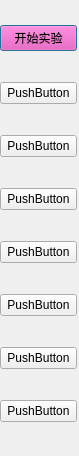
<?xml version="1.0" encoding="UTF-8"?>
<ui version="4.0">
 <class>TestDialog</class>
 <widget class="QDialog" name="TestDialog">
  <property name="geometry">
   <rect>
    <x>0</x>
    <y>0</y>
    <width>79</width>
    <height>456</height>
   </rect>
  </property>
  <property name="windowTitle">
   <string>Dialog</string>
  </property>
  <property name="whatsThis">
   <string>这是点击测试按键显示的二级选择菜单。
</string>
  </property>
  <widget class="QWidget" name="layoutWidget">
   <property name="geometry">
    <rect>
     <x>0</x>
     <y>0</y>
     <width>77</width>
     <height>451</height>
    </rect>
   </property>
   <layout class="QVBoxLayout" name="verticalLayout">
    <item>
     <widget class="ImageButton" name="pushButton">
      <property name="palette">
       <palette>
        <active>
         <colorrole role="WindowText">
          <brush brushstyle="SolidPattern">
           <color alpha="255">
            <red>0</red>
            <green>0</green>
            <blue>0</blue>
           </color>
          </brush>
         </colorrole>
         <colorrole role="Button">
          <brush brushstyle="SolidPattern">
           <color alpha="255">
            <red>240</red>
            <green>56</green>
            <blue>170</blue>
           </color>
          </brush>
         </colorrole>
         <colorrole role="Light">
          <brush brushstyle="SolidPattern">
           <color alpha="255">
            <red>255</red>
            <green>165</green>
            <blue>221</blue>
           </color>
          </brush>
         </colorrole>
         <colorrole role="Midlight">
          <brush brushstyle="SolidPattern">
           <color alpha="255">
            <red>247</red>
            <green>110</green>
            <blue>195</blue>
           </color>
          </brush>
         </colorrole>
         <colorrole role="Dark">
          <brush brushstyle="SolidPattern">
           <color alpha="255">
            <red>120</red>
            <green>28</green>
            <blue>85</blue>
           </color>
          </brush>
         </colorrole>
         <colorrole role="Mid">
          <brush brushstyle="SolidPattern">
           <color alpha="255">
            <red>160</red>
            <green>37</green>
            <blue>113</blue>
           </color>
          </brush>
         </colorrole>
         <colorrole role="Text">
          <brush brushstyle="SolidPattern">
           <color alpha="255">
            <red>0</red>
            <green>0</green>
            <blue>0</blue>
           </color>
          </brush>
         </colorrole>
         <colorrole role="BrightText">
          <brush brushstyle="SolidPattern">
           <color alpha="255">
            <red>255</red>
            <green>255</green>
            <blue>255</blue>
           </color>
          </brush>
         </colorrole>
         <colorrole role="ButtonText">
          <brush brushstyle="SolidPattern">
           <color alpha="255">
            <red>0</red>
            <green>0</green>
            <blue>0</blue>
           </color>
          </brush>
         </colorrole>
         <colorrole role="Base">
          <brush brushstyle="SolidPattern">
           <color alpha="255">
            <red>255</red>
            <green>255</green>
            <blue>255</blue>
           </color>
          </brush>
         </colorrole>
         <colorrole role="Window">
          <brush brushstyle="SolidPattern">
           <color alpha="255">
            <red>240</red>
            <green>56</green>
            <blue>170</blue>
           </color>
          </brush>
         </colorrole>
         <colorrole role="Shadow">
          <brush brushstyle="SolidPattern">
           <color alpha="255">
            <red>0</red>
            <green>0</green>
            <blue>0</blue>
           </color>
          </brush>
         </colorrole>
         <colorrole role="AlternateBase">
          <brush brushstyle="SolidPattern">
           <color alpha="255">
            <red>203</red>
            <green>174</green>
            <blue>247</blue>
           </color>
          </brush>
         </colorrole>
         <colorrole role="ToolTipBase">
          <brush brushstyle="SolidPattern">
           <color alpha="255">
            <red>255</red>
            <green>255</green>
            <blue>220</blue>
           </color>
          </brush>
         </colorrole>
         <colorrole role="ToolTipText">
          <brush brushstyle="SolidPattern">
           <color alpha="255">
            <red>0</red>
            <green>0</green>
            <blue>0</blue>
           </color>
          </brush>
         </colorrole>
        </active>
        <inactive>
         <colorrole role="WindowText">
          <brush brushstyle="SolidPattern">
           <color alpha="255">
            <red>0</red>
            <green>0</green>
            <blue>0</blue>
           </color>
          </brush>
         </colorrole>
         <colorrole role="Button">
          <brush brushstyle="SolidPattern">
           <color alpha="255">
            <red>240</red>
            <green>56</green>
            <blue>170</blue>
           </color>
          </brush>
         </colorrole>
         <colorrole role="Light">
          <brush brushstyle="SolidPattern">
           <color alpha="255">
            <red>255</red>
            <green>165</green>
            <blue>221</blue>
           </color>
          </brush>
         </colorrole>
         <colorrole role="Midlight">
          <brush brushstyle="SolidPattern">
           <color alpha="255">
            <red>247</red>
            <green>110</green>
            <blue>195</blue>
           </color>
          </brush>
         </colorrole>
         <colorrole role="Dark">
          <brush brushstyle="SolidPattern">
           <color alpha="255">
            <red>120</red>
            <green>28</green>
            <blue>85</blue>
           </color>
          </brush>
         </colorrole>
         <colorrole role="Mid">
          <brush brushstyle="SolidPattern">
           <color alpha="255">
            <red>160</red>
            <green>37</green>
            <blue>113</blue>
           </color>
          </brush>
         </colorrole>
         <colorrole role="Text">
          <brush brushstyle="SolidPattern">
           <color alpha="255">
            <red>0</red>
            <green>0</green>
            <blue>0</blue>
           </color>
          </brush>
         </colorrole>
         <colorrole role="BrightText">
          <brush brushstyle="SolidPattern">
           <color alpha="255">
            <red>255</red>
            <green>255</green>
            <blue>255</blue>
           </color>
          </brush>
         </colorrole>
         <colorrole role="ButtonText">
          <brush brushstyle="SolidPattern">
           <color alpha="255">
            <red>0</red>
            <green>0</green>
            <blue>0</blue>
           </color>
          </brush>
         </colorrole>
         <colorrole role="Base">
          <brush brushstyle="SolidPattern">
           <color alpha="255">
            <red>255</red>
            <green>255</green>
            <blue>255</blue>
           </color>
          </brush>
         </colorrole>
         <colorrole role="Window">
          <brush brushstyle="SolidPattern">
           <color alpha="255">
            <red>240</red>
            <green>56</green>
            <blue>170</blue>
           </color>
          </brush>
         </colorrole>
         <colorrole role="Shadow">
          <brush brushstyle="SolidPattern">
           <color alpha="255">
            <red>0</red>
            <green>0</green>
            <blue>0</blue>
           </color>
          </brush>
         </colorrole>
         <colorrole role="AlternateBase">
          <brush brushstyle="SolidPattern">
           <color alpha="255">
            <red>203</red>
            <green>174</green>
            <blue>247</blue>
           </color>
          </brush>
         </colorrole>
         <colorrole role="ToolTipBase">
          <brush brushstyle="SolidPattern">
           <color alpha="255">
            <red>255</red>
            <green>255</green>
            <blue>220</blue>
           </color>
          </brush>
         </colorrole>
         <colorrole role="ToolTipText">
          <brush brushstyle="SolidPattern">
           <color alpha="255">
            <red>0</red>
            <green>0</green>
            <blue>0</blue>
           </color>
          </brush>
         </colorrole>
        </inactive>
        <disabled>
         <colorrole role="WindowText">
          <brush brushstyle="SolidPattern">
           <color alpha="255">
            <red>120</red>
            <green>28</green>
            <blue>85</blue>
           </color>
          </brush>
         </colorrole>
         <colorrole role="Button">
          <brush brushstyle="SolidPattern">
           <color alpha="255">
            <red>240</red>
            <green>56</green>
            <blue>170</blue>
           </color>
          </brush>
         </colorrole>
         <colorrole role="Light">
          <brush brushstyle="SolidPattern">
           <color alpha="255">
            <red>255</red>
            <green>165</green>
            <blue>221</blue>
           </color>
          </brush>
         </colorrole>
         <colorrole role="Midlight">
          <brush brushstyle="SolidPattern">
           <color alpha="255">
            <red>247</red>
            <green>110</green>
            <blue>195</blue>
           </color>
          </brush>
         </colorrole>
         <colorrole role="Dark">
          <brush brushstyle="SolidPattern">
           <color alpha="255">
            <red>120</red>
            <green>28</green>
            <blue>85</blue>
           </color>
          </brush>
         </colorrole>
         <colorrole role="Mid">
          <brush brushstyle="SolidPattern">
           <color alpha="255">
            <red>160</red>
            <green>37</green>
            <blue>113</blue>
           </color>
          </brush>
         </colorrole>
         <colorrole role="Text">
          <brush brushstyle="SolidPattern">
           <color alpha="255">
            <red>120</red>
            <green>28</green>
            <blue>85</blue>
           </color>
          </brush>
         </colorrole>
         <colorrole role="BrightText">
          <brush brushstyle="SolidPattern">
           <color alpha="255">
            <red>255</red>
            <green>255</green>
            <blue>255</blue>
           </color>
          </brush>
         </colorrole>
         <colorrole role="ButtonText">
          <brush brushstyle="SolidPattern">
           <color alpha="255">
            <red>120</red>
            <green>28</green>
            <blue>85</blue>
           </color>
          </brush>
         </colorrole>
         <colorrole role="Base">
          <brush brushstyle="SolidPattern">
           <color alpha="255">
            <red>240</red>
            <green>56</green>
            <blue>170</blue>
           </color>
          </brush>
         </colorrole>
         <colorrole role="Window">
          <brush brushstyle="SolidPattern">
           <color alpha="255">
            <red>240</red>
            <green>56</green>
            <blue>170</blue>
           </color>
          </brush>
         </colorrole>
         <colorrole role="Shadow">
          <brush brushstyle="SolidPattern">
           <color alpha="255">
            <red>0</red>
            <green>0</green>
            <blue>0</blue>
           </color>
          </brush>
         </colorrole>
         <colorrole role="AlternateBase">
          <brush brushstyle="SolidPattern">
           <color alpha="255">
            <red>203</red>
            <green>174</green>
            <blue>247</blue>
           </color>
          </brush>
         </colorrole>
         <colorrole role="ToolTipBase">
          <brush brushstyle="SolidPattern">
           <color alpha="255">
            <red>255</red>
            <green>255</green>
            <blue>220</blue>
           </color>
          </brush>
         </colorrole>
         <colorrole role="ToolTipText">
          <brush brushstyle="SolidPattern">
           <color alpha="255">
            <red>0</red>
            <green>0</green>
            <blue>0</blue>
           </color>
          </brush>
         </colorrole>
        </disabled>
       </palette>
      </property>
      <property name="text">
       <string>开始实验</string>
      </property>
     </widget>
    </item>
    <item>
     <widget class="ImageButton" name="pushButton_2">
      <property name="text">
       <string>PushButton</string>
      </property>
     </widget>
    </item>
    <item>
     <widget class="ImageButton" name="pushButton_3">
      <property name="text">
       <string>PushButton</string>
      </property>
     </widget>
    </item>
    <item>
     <widget class="ImageButton" name="pushButton_4">
      <property name="text">
       <string>PushButton</string>
      </property>
     </widget>
    </item>
    <item>
     <widget class="ImageButton" name="pushButton_5">
      <property name="text">
       <string>PushButton</string>
      </property>
     </widget>
    </item>
    <item>
     <widget class="ImageButton" name="pushButton_6">
      <property name="text">
       <string>PushButton</string>
      </property>
     </widget>
    </item>
    <item>
     <widget class="ImageButton" name="pushButton_7">
      <property name="text">
       <string>PushButton</string>
      </property>
     </widget>
    </item>
    <item>
     <widget class="ImageButton" name="pushButton_8">
      <property name="text">
       <string>PushButton</string>
      </property>
     </widget>
    </item>
   </layout>
  </widget>
 </widget>
 <customwidgets>
  <customwidget>
   <class>ImageButton</class>
   <extends>QPushButton</extends>
   <header location="global">imagebutton.h</header>
  </customwidget>
 </customwidgets>
 <resources/>
 <connections/>
</ui>
